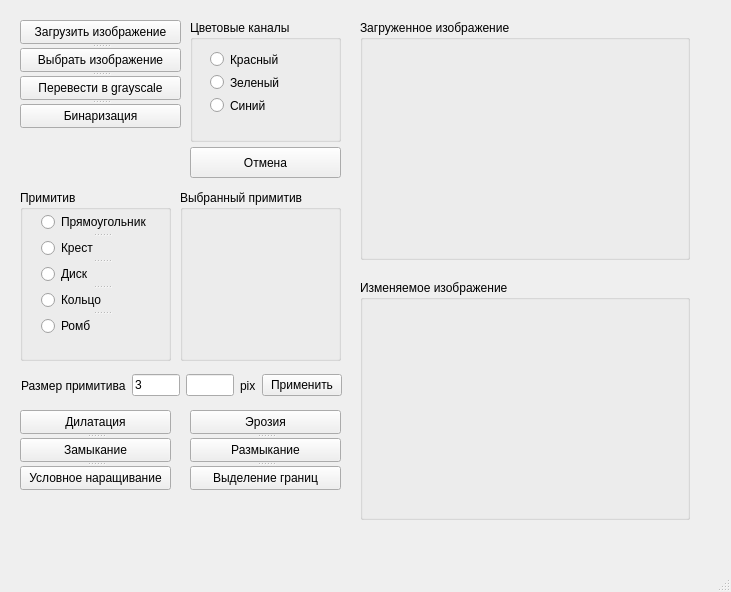
<?xml version="1.0" encoding="UTF-8"?>
<ui version="4.0">
 <class>MainWindow</class>
 <widget class="QMainWindow" name="MainWindow">
  <property name="geometry">
   <rect>
    <x>0</x>
    <y>0</y>
    <width>731</width>
    <height>592</height>
   </rect>
  </property>
  <property name="windowTitle">
   <string>MainWindow</string>
  </property>
  <widget class="QWidget" name="centralwidget">
   <widget class="QPushButton" name="previous_img_btn">
    <property name="geometry">
     <rect>
      <x>190</x>
      <y>147</y>
      <width>151</width>
      <height>31</height>
     </rect>
    </property>
    <property name="text">
     <string>Отмена</string>
    </property>
   </widget>
   <widget class="QGroupBox" name="color_channels">
    <property name="geometry">
     <rect>
      <x>190</x>
      <y>20</y>
      <width>151</width>
      <height>122</height>
     </rect>
    </property>
    <property name="title">
     <string>Цветовые каналы</string>
    </property>
    <widget class="QRadioButton" name="red">
     <property name="geometry">
      <rect>
       <x>20</x>
       <y>31</y>
       <width>81</width>
       <height>17</height>
      </rect>
     </property>
     <property name="text">
      <string>Красный</string>
     </property>
    </widget>
    <widget class="QRadioButton" name="green">
     <property name="geometry">
      <rect>
       <x>20</x>
       <y>54</y>
       <width>81</width>
       <height>17</height>
      </rect>
     </property>
     <property name="text">
      <string>Зеленый</string>
     </property>
    </widget>
    <widget class="QRadioButton" name="blue">
     <property name="geometry">
      <rect>
       <x>20</x>
       <y>77</y>
       <width>81</width>
       <height>17</height>
      </rect>
     </property>
     <property name="text">
      <string>Синий</string>
     </property>
    </widget>
   </widget>
   <widget class="QGroupBox" name="primitives">
    <property name="geometry">
     <rect>
      <x>20</x>
      <y>190</y>
      <width>151</width>
      <height>171</height>
     </rect>
    </property>
    <property name="title">
     <string>Примитив</string>
    </property>
    <widget class="QSplitter" name="splitter">
     <property name="geometry">
      <rect>
       <x>21</x>
       <y>21</y>
       <width>121</width>
       <height>126</height>
      </rect>
     </property>
     <property name="orientation">
      <enum>Qt::Vertical</enum>
     </property>
     <widget class="QRadioButton" name="rectangle">
      <property name="text">
       <string>Прямоугольник</string>
      </property>
     </widget>
     <widget class="QRadioButton" name="cross">
      <property name="text">
       <string>Крест</string>
      </property>
     </widget>
     <widget class="QRadioButton" name="disk">
      <property name="text">
       <string>Диск</string>
      </property>
     </widget>
     <widget class="QRadioButton" name="ring">
      <property name="text">
       <string>Кольцо</string>
      </property>
     </widget>
     <widget class="QRadioButton" name="rhomb">
      <property name="text">
       <string>Ромб</string>
      </property>
     </widget>
    </widget>
   </widget>
   <widget class="QGroupBox" name="groupBox_3">
    <property name="geometry">
     <rect>
      <x>180</x>
      <y>190</y>
      <width>161</width>
      <height>171</height>
     </rect>
    </property>
    <property name="title">
     <string>Выбранный примитив</string>
    </property>
    <widget class="QLabel" name="primitive_image">
     <property name="geometry">
      <rect>
       <x>35</x>
       <y>50</y>
       <width>90</width>
       <height>90</height>
      </rect>
     </property>
     <property name="text">
      <string/>
     </property>
    </widget>
   </widget>
   <widget class="QGroupBox" name="groupBox_4">
    <property name="geometry">
     <rect>
      <x>360</x>
      <y>20</y>
      <width>330</width>
      <height>240</height>
     </rect>
    </property>
    <property name="title">
     <string>Загруженное изображение</string>
    </property>
    <widget class="QLabel" name="loaded_image">
     <property name="geometry">
      <rect>
       <x>20</x>
       <y>30</y>
       <width>290</width>
       <height>190</height>
      </rect>
     </property>
     <property name="text">
      <string/>
     </property>
    </widget>
   </widget>
   <widget class="QGroupBox" name="groupBox_5">
    <property name="geometry">
     <rect>
      <x>360</x>
      <y>280</y>
      <width>330</width>
      <height>240</height>
     </rect>
    </property>
    <property name="title">
     <string>Изменяемое изображение</string>
    </property>
    <widget class="QLabel" name="changeable_image">
     <property name="geometry">
      <rect>
       <x>20</x>
       <y>30</y>
       <width>290</width>
       <height>190</height>
      </rect>
     </property>
     <property name="text">
      <string/>
     </property>
    </widget>
   </widget>
   <widget class="QSplitter" name="splitter_2">
    <property name="geometry">
     <rect>
      <x>20</x>
      <y>20</y>
      <width>161</width>
      <height>108</height>
     </rect>
    </property>
    <property name="orientation">
     <enum>Qt::Vertical</enum>
    </property>
    <widget class="QPushButton" name="load_img_btn">
     <property name="text">
      <string>Загрузить изображение</string>
     </property>
    </widget>
    <widget class="QPushButton" name="choose_img_btn">
     <property name="text">
      <string>Выбрать изображение</string>
     </property>
    </widget>
    <widget class="QPushButton" name="grayscale_btn">
     <property name="text">
      <string>Перевести в grayscale</string>
     </property>
    </widget>
    <widget class="QPushButton" name="binarization_btn">
     <property name="text">
      <string>Бинаризация</string>
     </property>
    </widget>
   </widget>
   <widget class="QSplitter" name="splitter_3">
    <property name="geometry">
     <rect>
      <x>190</x>
      <y>410</y>
      <width>151</width>
      <height>80</height>
     </rect>
    </property>
    <property name="orientation">
     <enum>Qt::Vertical</enum>
    </property>
    <widget class="QPushButton" name="erosion">
     <property name="text">
      <string>Эрозия</string>
     </property>
    </widget>
    <widget class="QPushButton" name="opening">
     <property name="text">
      <string>Размыкание</string>
     </property>
    </widget>
    <widget class="QPushButton" name="border_selection">
     <property name="text">
      <string>Выделение границ</string>
     </property>
    </widget>
   </widget>
   <widget class="QSplitter" name="splitter_4">
    <property name="geometry">
     <rect>
      <x>20</x>
      <y>410</y>
      <width>151</width>
      <height>80</height>
     </rect>
    </property>
    <property name="orientation">
     <enum>Qt::Vertical</enum>
    </property>
    <widget class="QPushButton" name="dilatation">
     <property name="text">
      <string>Дилатация</string>
     </property>
    </widget>
    <widget class="QPushButton" name="closure">
     <property name="text">
      <string>Замыкание</string>
     </property>
    </widget>
    <widget class="QPushButton" name="conditional_buildup">
     <property name="text">
      <string>Условное наращивание</string>
     </property>
    </widget>
   </widget>
   <widget class="QWidget" name="layoutWidget">
    <property name="geometry">
     <rect>
      <x>21</x>
      <y>370</y>
      <width>321</width>
      <height>31</height>
     </rect>
    </property>
    <layout class="QHBoxLayout" name="horizontalLayout">
     <item>
      <widget class="QLabel" name="lbl_primitive_size">
       <property name="text">
        <string>Размер примитива</string>
       </property>
      </widget>
     </item>
     <item>
      <widget class="QLineEdit" name="primitive_size">
       <property name="text">
        <string>3</string>
       </property>
      </widget>
     </item>
     <item>
      <widget class="QLineEdit" name="rect_primitive_size_2"/>
     </item>
     <item>
      <widget class="QLabel" name="lbl_pix">
       <property name="text">
        <string>pix</string>
       </property>
      </widget>
     </item>
     <item>
      <widget class="QPushButton" name="apply_primitive_size">
       <property name="text">
        <string>Применить</string>
       </property>
      </widget>
     </item>
    </layout>
   </widget>
  </widget>
  <widget class="QMenuBar" name="menubar">
   <property name="geometry">
    <rect>
     <x>0</x>
     <y>0</y>
     <width>731</width>
     <height>21</height>
    </rect>
   </property>
  </widget>
  <widget class="QStatusBar" name="statusbar"/>
 </widget>
 <resources/>
 <connections/>
</ui>
